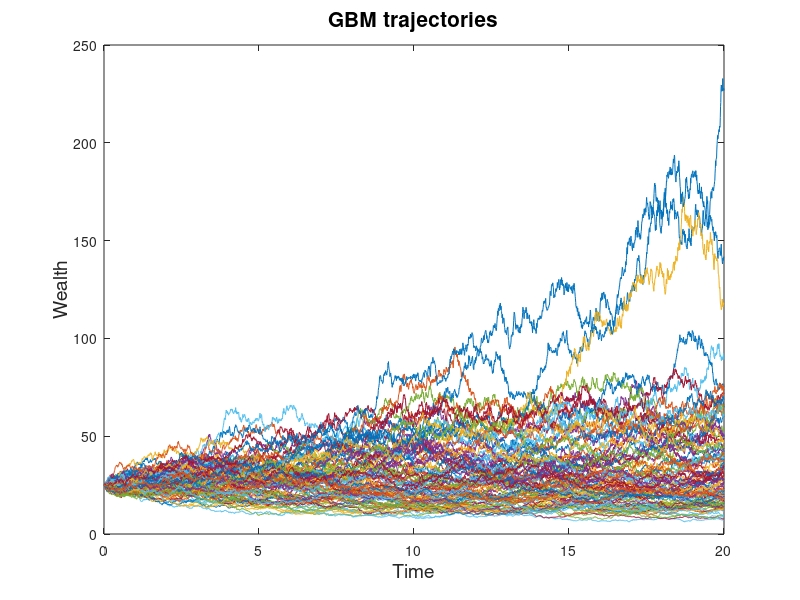

MATLAB code to generate this figure:
% Euler GBM
clear all
rng('default');
%parameters
mu = 0.02; sigma= 0.15; X0 = 25;
T = 20; N = 100; M=2500; dt = T/M; mu_bar = mu-0.5*sigma^2;

X = ones(M,N)*X0;
dW = sqrt(dt)*randn(M,N);
for i = 2:M
X(i,:) = X(i-1, :).*(1 + dt*mu + sigma*dW(i,:));
end
tnew=ones(M,1)*dt;
tc=cumsum(tnew);
EX=X0*exp(tc*mu);
plot(tc, X); 
xlabel('Time', 'FontSize', 14);
ylabel('Wealth', 'FontSize', 14);
title('GBM trajectories', 'FontSize', 15);
